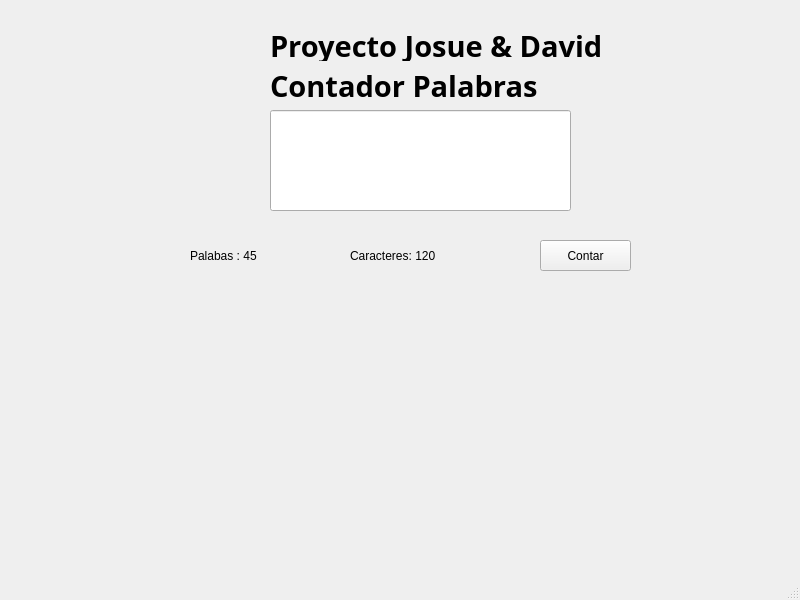
<?xml version="1.0" encoding="UTF-8"?>
<ui version="4.0">
 <class>MainWindow</class>
 <widget class="QMainWindow" name="MainWindow">
  <property name="geometry">
   <rect>
    <x>0</x>
    <y>0</y>
    <width>800</width>
    <height>600</height>
   </rect>
  </property>
  <property name="windowTitle">
   <string>MainWindow</string>
  </property>
  <widget class="QWidget" name="centralwidget">
   <widget class="QLabel" name="label">
    <property name="geometry">
     <rect>
      <x>270</x>
      <y>70</y>
      <width>311</width>
      <height>31</height>
     </rect>
    </property>
    <property name="font">
     <font>
      <family>Cascadia Mono SemiBold</family>
      <pointsize>22</pointsize>
      <weight>75</weight>
      <bold>true</bold>
     </font>
    </property>
    <property name="contextMenuPolicy">
     <enum>Qt::PreventContextMenu</enum>
    </property>
    <property name="text">
     <string>Contador Palabras</string>
    </property>
   </widget>
   <widget class="QPushButton" name="btnContar">
    <property name="geometry">
     <rect>
      <x>540</x>
      <y>240</y>
      <width>91</width>
      <height>31</height>
     </rect>
    </property>
    <property name="text">
     <string>Contar</string>
    </property>
   </widget>
   <widget class="QLabel" name="tvPalabras">
    <property name="geometry">
     <rect>
      <x>190</x>
      <y>240</y>
      <width>131</width>
      <height>31</height>
     </rect>
    </property>
    <property name="text">
     <string>Palabas : 45</string>
    </property>
   </widget>
   <widget class="QLabel" name="tvCaracteres">
    <property name="geometry">
     <rect>
      <x>350</x>
      <y>240</y>
      <width>161</width>
      <height>31</height>
     </rect>
    </property>
    <property name="text">
     <string>Caracteres: 120</string>
    </property>
   </widget>
   <widget class="QLineEdit" name="edtCaracteres">
    <property name="geometry">
     <rect>
      <x>270</x>
      <y>110</y>
      <width>301</width>
      <height>101</height>
     </rect>
    </property>
   </widget>
   <widget class="QLabel" name="label_2">
    <property name="geometry">
     <rect>
      <x>270</x>
      <y>30</y>
      <width>411</width>
      <height>31</height>
     </rect>
    </property>
    <property name="font">
     <font>
      <family>Cascadia Mono SemiBold</family>
      <pointsize>22</pointsize>
      <weight>75</weight>
      <bold>true</bold>
     </font>
    </property>
    <property name="contextMenuPolicy">
     <enum>Qt::PreventContextMenu</enum>
    </property>
    <property name="text">
     <string>Proyecto Josue &amp; David</string>
    </property>
   </widget>
  </widget>
  <widget class="QMenuBar" name="menubar">
   <property name="geometry">
    <rect>
     <x>0</x>
     <y>0</y>
     <width>800</width>
     <height>21</height>
    </rect>
   </property>
  </widget>
  <widget class="QStatusBar" name="statusbar"/>
 </widget>
 <resources/>
 <connections/>
</ui>
